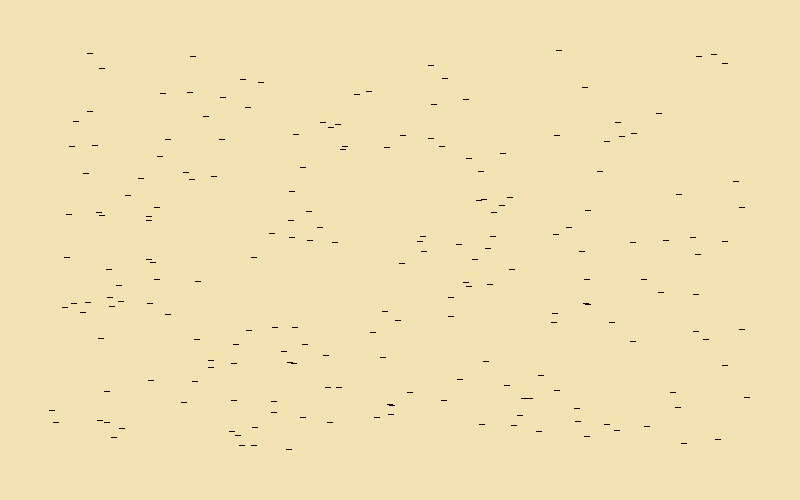
Frame 1 (no input)
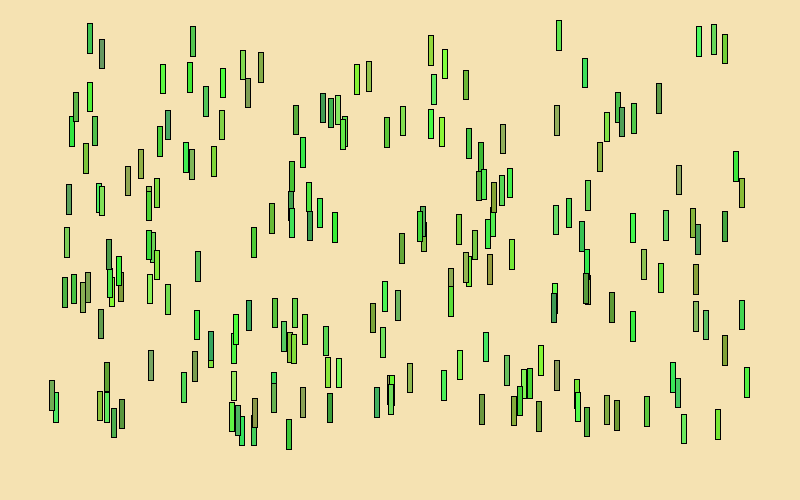
Frame 60 (the mouse pressed at the canvas centre just before this capture)
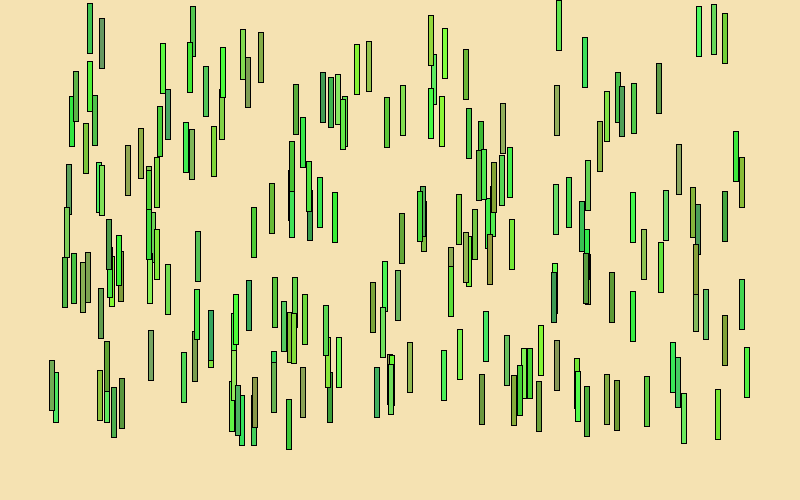
Frame 120 (the mouse held since frame 60 and released just before this capture)

The Processing sketch that drew these frames (run headless with seeded random() and noise(); from frame 60 on, the mouse is pressed at the canvas centre):

// Processing sketch: Question_5
// ── Question_5.pde
class Grass
{
  float x;
  float y;
  float grassHeight;
  color grassColor;
  int maxGrassHeight;
}

//number of blades of grass to display - also the array limit
int numOfBlades = 200;

//declare and create new array
Grass[] bladesOfGrass = new Grass[numOfBlades];

float growSpeed = 0.5; 


void setup()
{
  size(800, 500);
  
  // initialize values of x and y, initialize / create new Object 
  for (int i = 0; i < numOfBlades; i++)
  {
    bladesOfGrass[i] = new Grass();
    bladesOfGrass[i].x = random(50, 750);
    bladesOfGrass[i].y = random(50, 450);
    bladesOfGrass[i].grassHeight = 0;
    bladesOfGrass[i].grassColor = color(random(50, 150) , random(150, 255), random(50, 100));
    bladesOfGrass[i].maxGrassHeight = 50;
  }

}


void draw()
{
  background(245, 226, 178);
  
  drawGrass(bladesOfGrass); 
  growGrass(bladesOfGrass);
  
}


void drawGrass(Grass[] inputGrass)
{
  
  int grassWidth = 5;
  
  for (int i = 0; i < numOfBlades; i++)
  {
    rectMode(CENTER);
    stroke(0);
    fill(inputGrass[i].grassColor);
    rect(inputGrass[i].x, inputGrass[i].y - inputGrass[i].grassHeight/2, grassWidth, inputGrass[i].grassHeight);  
  
  }
    
}


void growGrass(Grass[] inputGrass)
{
  
  for (int i = 0; i < numOfBlades; i++)
  {
    
    if (inputGrass[i].grassHeight < inputGrass[i].maxGrassHeight)
    {
      inputGrass[i].grassHeight += growSpeed;
      
      if(inputGrass[i].grassHeight > inputGrass[i].maxGrassHeight){
        
        inputGrass[i].grassHeight = inputGrass[i].maxGrassHeight;        
      }
    }

  }

}


void mouseClicked(){
  
  //when the mouse is clicked, height of grass is reset to zero.
  
  for (int i = 0; i < numOfBlades; i++)
  {
    bladesOfGrass[i].grassHeight = 0;
  
  } 
  
}
